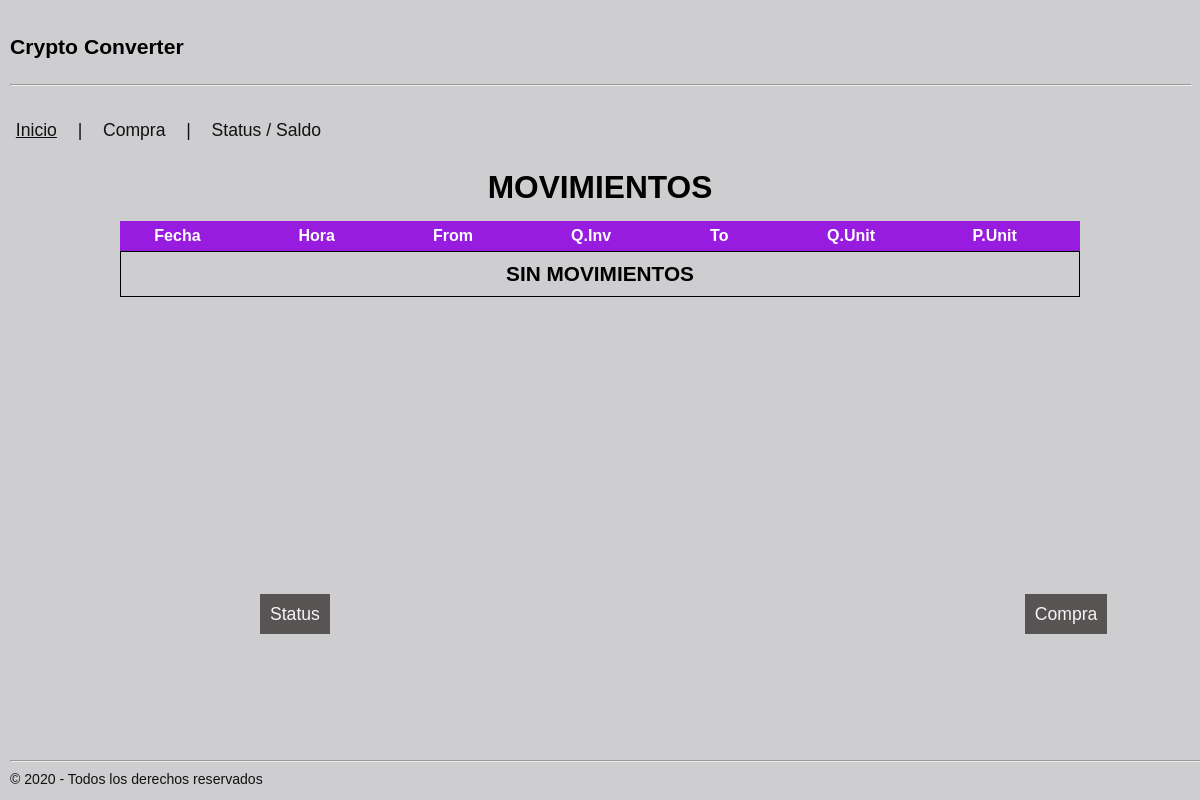
Before: / with the older database file.
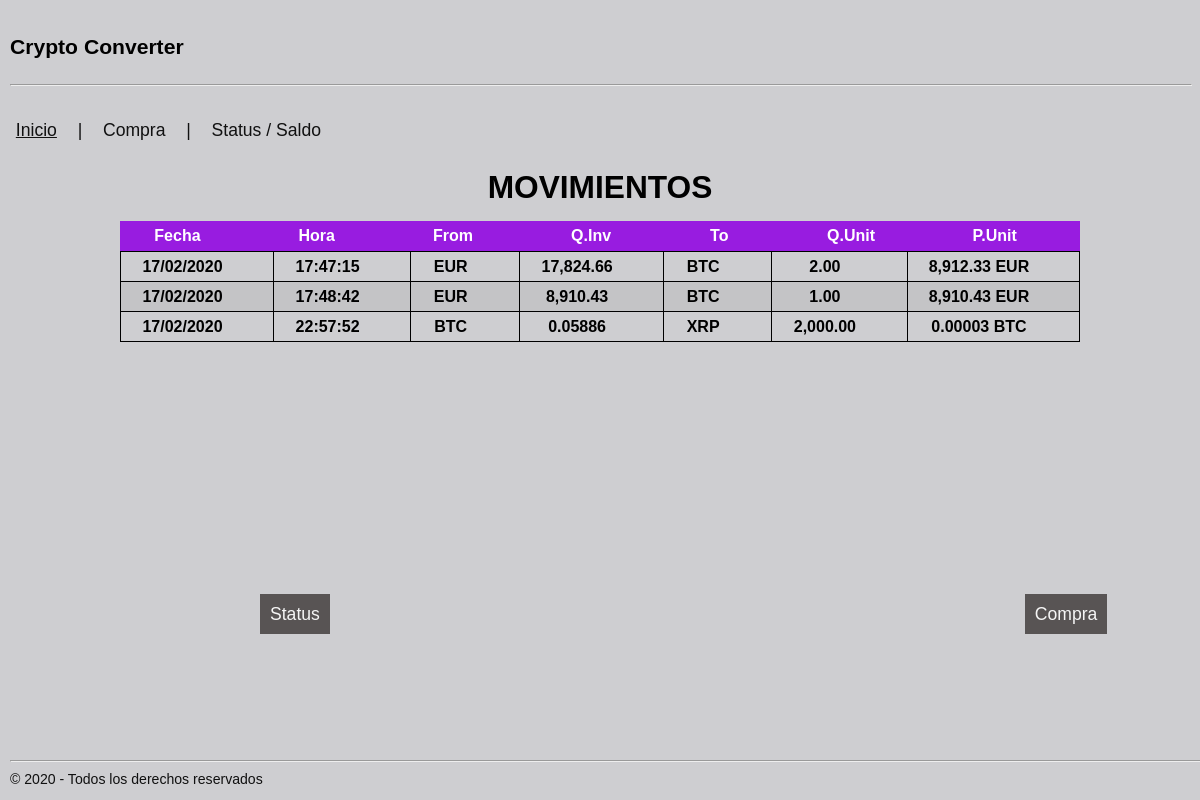
After: the same page with the newer database file.
### tables this page shows
CREATE TABLE "movements" (
	"Id"	INTEGER PRIMARY KEY AUTOINCREMENT,
	"date"	TEXT NOT NULL,
	"time"	TEXT NOT NULL,
	"from_currency"	TEXT NOT NULL,
	"from_quantity"	REAL NOT NULL,
	"to_currency"	TEXT NOT NULL,
	"to_quantity"	REAL NOT NULL,
	FOREIGN KEY("to_currency") REFERENCES "cryptos"("Id"),
	FOREIGN KEY("from_currency") REFERENCES "cryptos"("Id")
);

### crypto/routes.py (the view)
@app.route("/")
def index():
    registros = dataQuery("SELECT date, time, from_currency, from_quantity, to_currency, to_quantity FROM MOVEMENTS;")
    return render_template("index.html", menu='index', registros = registros)

### crypto/routes.py (called while the page is built)
def dataQuery(consulta):
    conex = sqlite3.connect(BBDD)
    cursor = conex.cursor()
    movs = cursor.execute(consulta).fetchall()
    if len(movs) == 0:
        movs = None
    conex.commit()
    conex.close()
    return movs

### crypto/templates/index.html (shortened to what this page needs)
{% extends "base.html" %}
{% block content %}
    <h1 align="center" class="title">MOVIMIENTOS</h1>
    <table WIDTH="80%" class="primary" align="center">
        <thead>
            <tr>
                <th>Fecha</th>
                <th>Hora</th>
                <th>From</th>
                <th>Q.Inv</th>
                <th>To</th>
                <th>Q.Unit</th>
                <th>P.Unit</th>
            </tr>
        </thead>
        <tbody>
            {% if not registros %}
                <tr>
                    <td class="title_sin"> SIN MOVIMIENTOS </td>
                </tr>
            {% else %}
                {% for campo in registros %}
                    <tr class="movements">
                        <td>{{ campo[0]}}</td>
                        <td>{{ campo[1]}}</td>
                        <td>{{ campo[2]}}</td>
                        {% if campo[3] >= 1 %}
                        <td>{{ "{:,.2f}".format(campo[3])}}</td>
                        {% else %}
                        <td>{{ "{:,.5f}".format(campo[3])}}</td>
                        {% endif %}
                        <td>{{ campo[4] }}</td>
                        <td>{{ "{:,.2f}".format(campo[5])}}</td>
                        {% if campo[3]/campo[5] >= 1 %}
                        <td>{{ "{:,.2f}".format(campo[3]/campo[5]) }}&nbsp;{{ campo[2] }}</td>
                        {% else %}
                        <td>{{ "{:,.5f}".format(campo[3]/campo[5]) }}&nbsp;{{ campo[2] }}</td>
                        {% endif %}
                    </tr>
                {% endfor %}
            {% endif %}
        </tbody>
    </table>
        <a href="/status" class="myCoolButton1">Status</a>
        <a href="/purchase" class="myCoolButton2">Compra </a>
{% endblock %}

### crypto/templates/base.html (shortened to what this page needs)
<html lang="en">
<head>
    <link rel="stylesheet" href="/static/css/picnic.min.css">
    <link rel="stylesheet" href="/static/css/picnic.css">
    <link rel="stylesheet" href="/static/css/styles.css">
</head>
<body style="background-color:rgba(197, 197, 200, 0.835);">
    <header>
        <p>Crypto Converter</p>
        <hr width="100%" size="10" style="color: hsl(0, 0%, 0%);"/>
    </header>
    {% if menu == 'index' %}
    <u class="pseudo button">Inicio</u> | <a href="/purchase" class="pseudo button">Compra</a> | <a href="/status" class="pseudo button">Status / Saldo</a>
    {% elif menu == 'purchase' %}
    <a href="/" class="pseudo button">Inicio</a> | <u class="pseudo button">Compra</u> | <a href="/status" class="pseudo button">Status / Saldo</a>
    {% elif menu == 'status'%}
    <a href="/" class="pseudo button">Inicio</a> | <a href="/purchase" class="pseudo button">Compra</a> | <u class="pseudo button">Status / Saldo</u>
    {% endif %}
    <section class="container">
        {% block content %}{% endblock %}
    </section>
    <footer>
        <hr width="560%" size="10" style="color: hsl(0, 0%, 0%);"/>
        &copy 2020 - Todos los derechos reservados
    </footer>
</body>
</html>

### crypto/static/css/styles.css (style rules this page uses)
header { font-family: Verdana, Geneva, Tahoma, sans-serif; background-color: rgb(#981ce0); font-weight: bold; font-size: 1.2em; color: rgb(0, 0, 0); padding: 10px; }
footer { position:fixed; left:0px; bottom:0px; background-color: rgb(#fdfdfd); font-weight: normal; font-size: 0.8em; padding: 10px; }
.myCoolButton1 { background-color: #524e4ef3; color: whitesmoke; width: 320px; padding: 10px; border: 5px; position: relative; left: 260px; bottom:-50px }
.myCoolButton2 { background-color: #524e4ef3; color: whitesmoke; width: 320px; padding: 10px; border: 5px; position: relative; left: 950px; bottom:-50px }
.title { font-family: Verdana, Geneva, Tahoma, sans-serif; background-color: rgb(#000000); font-weight: bold; font-size: 1.8em; color: rgb(0, 0, 0); padding: 10px; }
.movements { font-family: Verdana, Geneva, Tahoma, sans-serif; background-color: rgb(#000000); font-weight: bold; font-size: 1.0em; color: rgb(0, 0, 0); padding: 10px; }
td { width: 650px; height: 30px; border: solid #000 1px ; }
th { width: 650px; height: 30px; text-align: center; }
thead { display: block; }
tbody { display: block; height: 300px; overflow-y: auto; overflow-x: hidden; }

Changed rows visible on the page:
added movements: date "17/02/2020", time "17:47:15", from_currency "EUR", from_quantity "17,824.66", to_currency "BTC", to_quantity "2.00", campo[3]/campo[5] "8,912.33"
added movements: date "17/02/2020", time "17:48:42", from_currency "EUR", from_quantity "8,910.43", to_currency "BTC", to_quantity "1.00", campo[3]/campo[5] "8,910.43"
added movements: date "17/02/2020", time "22:57:52", from_currency "BTC", from_quantity "0.05886", to_currency "XRP", to_quantity "2,000.00", campo[3]/campo[5] "0.00003"
Other visible differences:
text no longer shown: "SIN MOVIMIENTOS"
